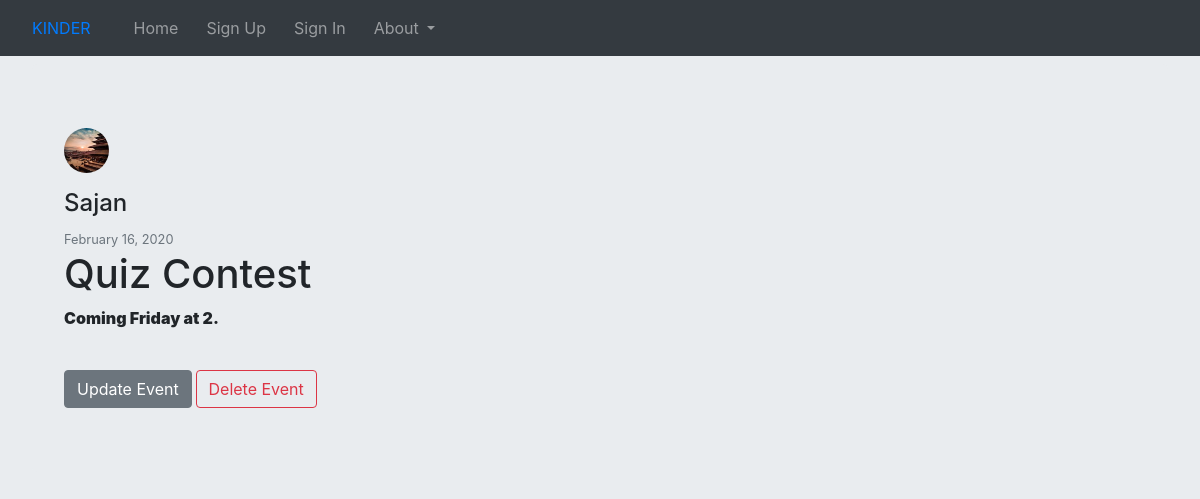
/home/events/4/, run on the app's committed database.
### second/models.py (models this page shows, shortened)
class Events(models.Model):
    title = models.CharField(max_length=200)
    content = models.TextField()
    date_posted = models.DateTimeField(default=timezone.now)
    author = models.ForeignKey(User, on_delete=models.CASCADE)

class Profile(models.Model):
    user = models.OneToOneField(User, on_delete=models.CASCADE)
    image = models.ImageField(default='default.jpg', upload_to='profile_pics')

### second/views.py (the view)
# urls.py: path('events/<int:pk>/', EventsDetailView.as_view(), name='events-detail'),
class EventsDetailView(DetailView):
    model = Events
    template_name = 'events_detail.html'

### second/templates/events_detail.html
{% extends "base1.html" %}
{% block base2 %}
<body class="jumbotron">
<div class="jumbotron">
    <b><p style="font-size:25px;"><img class="rounded-circle account-img" src="{{ events.author.profile.image.url }}" height = "45px", width="45px">
    <h4>{{events.author}}</h4>
    <small class = "text-muted">{{ events.date_posted|date:"F d, Y"}}</small>
    <h1>{{events.title}}</h1>
    <p><b>{{events.content}}</b></p>
    <br>
    {% if user.user_teachers != '' %}
    <a class='btn btn-secondary' name="createpost" href="{% url 'events-update' object.id %}">Update Event</a>
    <a class='btn btn-outline-danger' name="createpost" href="{% url 'events-delete' object.id %}">Delete Event</a>
    {% endif %}
</div>
</body>
{% endblock %}

### data on the page
Events: author.profile.image (picture), author "Sajan", date_posted "February 16, 2020", title "Quiz Contest", content "Coming Friday at 2."
